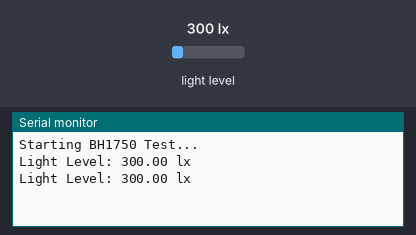
This sketch was run on a simulated Arduino Uno, built with avr-gcc and run on an emulated ATmega328P. Shown: the last lines printed to the serial monitor. Wiring (inferred from the names in the program): BH1750 light sensor at I2C address 0x23. The inputs (shaded band) are chosen by the test bench; at power-on: light level 300 lx.

Above: at 2.1 s.
2.2 s: light level set to 40 lx
At 3.5 s:
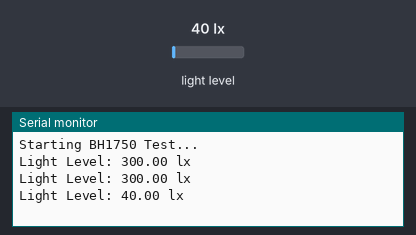
3.8 s: light level set to 500 lx
At 3.8 s:
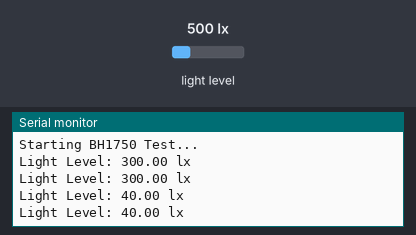
Timing chart, 0 to 6.8 s (numbered marks = the images above; inputs shaded):
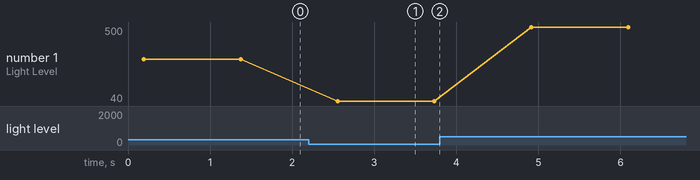

The sketch:

BH1750.ino
```cpp
#include <Wire.h>

// BH1750 I2C address
#define BH1750_ADDRESS 0x23

// BH1750 Commands
#define BH1750_POWER_DOWN                  0x00
#define BH1750_POWER_ON                    0x01
#define BH1750_RESET                       0x07
#define BH1750_CONTINUOUS_HIGH_RES_MODE    0x10
#define BH1750_CONTINUOUS_HIGH_RES_MODE_2  0x11
#define BH1750_ONE_TIME_HIGH_RES_MODE      0x20
#define BH1750_ONE_TIME_HIGH_RES_MODE_2    0x21

// Timings for BH1750 measurements (in milliseconds)
#define BH1750_POWER_ON_DELAY  10
#define BH1750_MEASUREMENT_DELAY 180

/**
 * @brief Sends a command byte to the BH1750 sensor.
 *
 * @param command The command byte to send (e.g., BH1750_POWER_ON).
 */
void sendBH1750Command(byte command) {
    Wire.beginTransmission(BH1750_ADDRESS);
    Wire.write(command);
    Wire.endTransmission();
    delay(BH1750_POWER_ON_DELAY); // Allow sensor time to process the command
}

/**
 * @brief Triggers a one-time high-resolution measurement and reads the result in lux.
 *
 * @return A float representing the light level in lux. Returns -1 if an error occurs.
 */
float getBH1750LightLevel() {
    // Trigger a new measurement in one-time high-resolution mode
    Wire.beginTransmission(BH1750_ADDRESS);
    Wire.write(BH1750_ONE_TIME_HIGH_RES_MODE);
    Wire.endTransmission();

    // Wait for the measurement to complete
    delay(BH1750_MEASUREMENT_DELAY);

    // Request 2 bytes from the BH1750 sensor
    Wire.requestFrom(BH1750_ADDRESS, (uint8_t)2);
    if (Wire.available() != 2) {
        Serial.println("Error: Invalid number of bytes received from BH1750");
        return -1.0f; // Indicate an error
    }

    // Read the two bytes
    byte highByte = Wire.read();
    byte lowByte  = Wire.read();

    // Combine bytes into a 16-bit value and convert to lux
    uint16_t rawValue = (static_cast<uint16_t>(highByte) << 8) | lowByte;
    float lightLevel = rawValue / 1.2f; // BH1750 formula for one-time high-res mode
    return lightLevel;
}

void setup() {
    Serial.begin(9600);
    Wire.begin();  // Initialize I2C communication

    // Power on the BH1750 sensor
    sendBH1750Command(BH1750_POWER_ON);

    Serial.println("Starting BH1750 Test...");
}

void loop() {
    float lightLevel = getBH1750LightLevel();

    if (lightLevel >= 0.0f) {
        Serial.print("Light Level: ");
        Serial.print(lightLevel);
        Serial.println(" lx");
    } else {
        Serial.println("Error reading light level from BH1750");
    }

    delay(1000); // Delay one second between measurements
}
```

Measured:
- after the input at 2.2 s, the serial monitor: prints a new line after 0.35 s (image 1)
- plotted number 1: 300 → 40 after the input at 2.2 s, 40 → 500 after the input at 3.8 s
